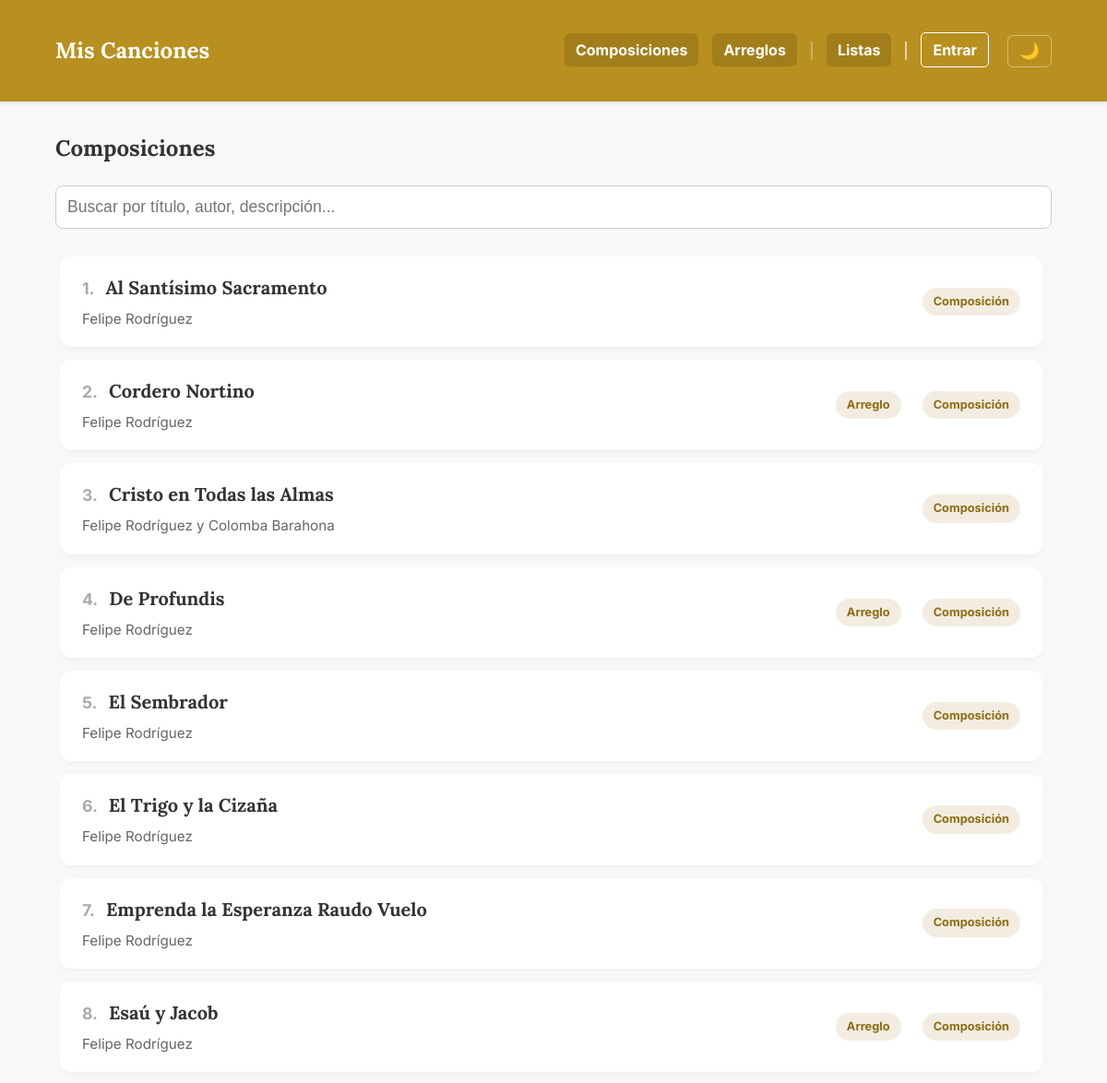
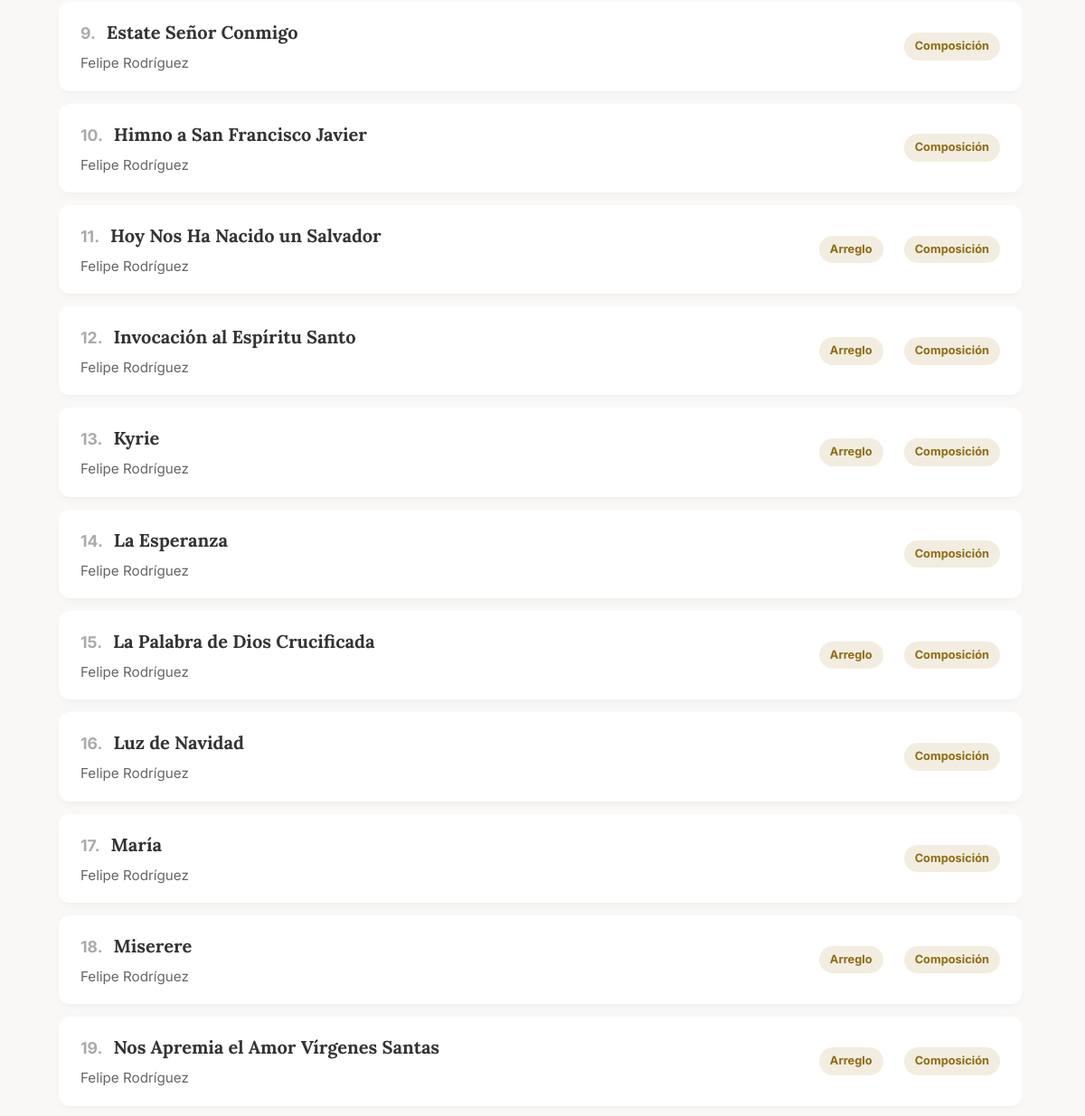
Before: /composiciones (upper part) with the older database file (2 pictures, top to bottom).
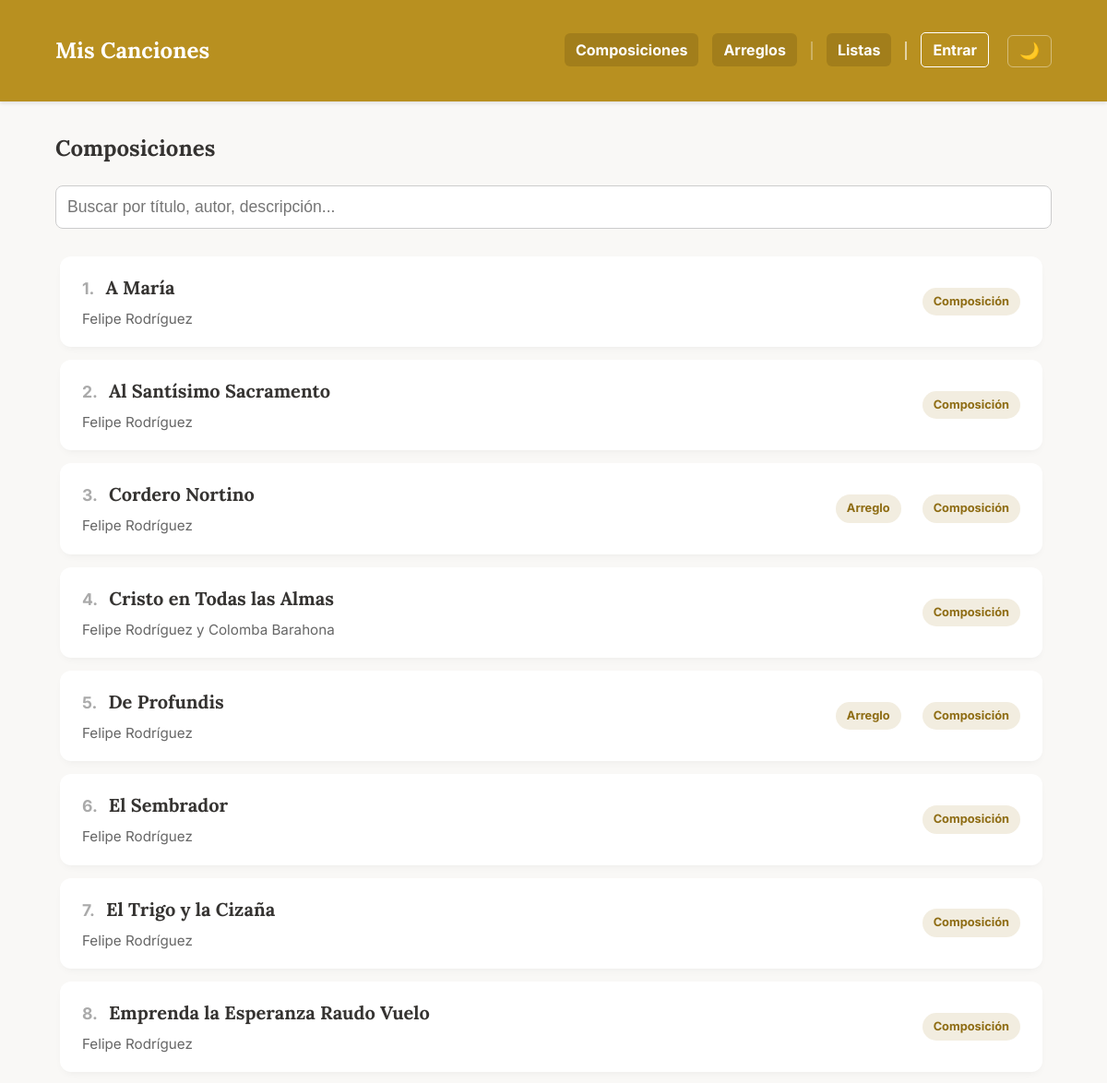
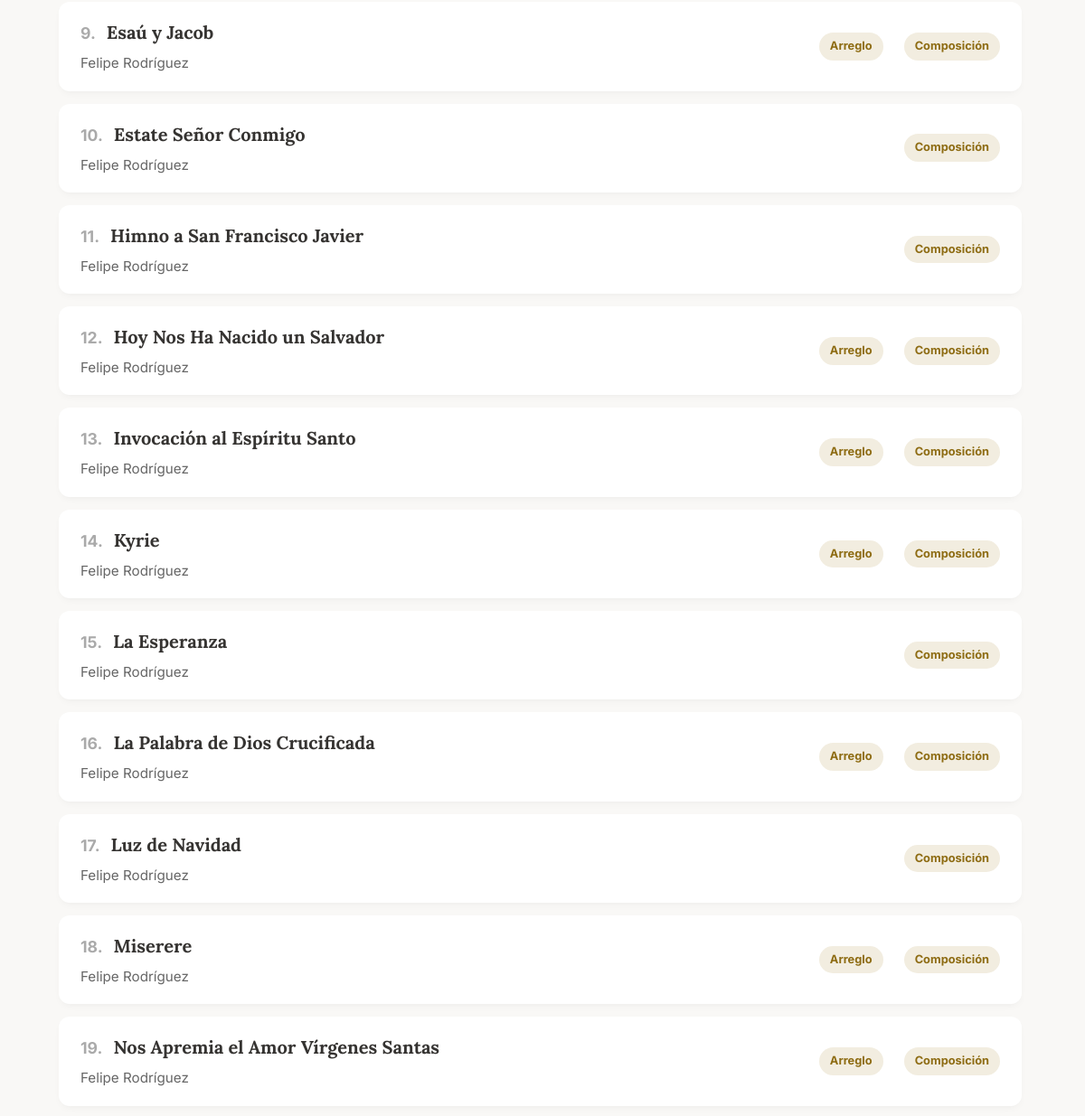
After: the same page with the newer database file (2 pictures, top to bottom).
### app.py (models this page shows, shortened)
class Cancion(db.Model):
    id = db.Column(db.Integer, primary_key=True)
    titulo = db.Column(db.String(150), nullable=False)
    musica = db.Column(db.String(100))
    letra = db.Column(db.String(100))
    adaptacion = db.Column(db.String(100))
    idioma = db.Column(db.String(50))
    dia = db.Column(db.Integer, nullable=True)
    mes = db.Column(db.Integer, nullable=True)
    anio = db.Column(db.Integer)
    descripcion = db.Column(db.Text)
    audio = db.Column(db.String(150))
    letras_acordes = db.Column(db.String(150)) # Antes 'partitura' (PDF)
    partitura = db.Column(db.String(150))      # Antes 'partitura_xml' (MusicXML)
    midi = db.Column(db.String(150))           # Archivo MIDI
    tags_json = db.Column(db.String(500))
    tipo = db.Column(db.String(50), nullable=False, default='local')
    categorias_json = db.Column(db.String(200))
    youtube_video_embed = db.Column(db.Text)
    youtube_audio_embed = db.Column(db.Text)
    @property
    def categorias(self):
        return json.loads(self.categorias_json) if self.categorias_json else []

### app.py (the view)
@app.route('/composiciones')
def ver_composiciones():
    base_songs = search_by_category("Composición")
    filtered_songs, search_query = search_songs(base_songs)
    filtered_songs.sort(key=lambda x: normalize_for_sorting(x.titulo))
    return render_template('composiciones.html', composiciones=filtered_songs, search_query=search_query, page_context='composiciones')

### app.py (called while the page is built, shortened)
@app.template_filter('sort_categories_for_page')
def sort_categories_for_page(categories, page_context='default'):
    sorted_cats = list(categories) # Crear una copia para no modificar la original
    if page_context == 'arreglos':
        sorted_cats.sort(key=lambda x: (x != 'Composición', x != 'Arreglo'))
    else:
        sorted_cats.sort(key=lambda x: (x != 'Arreglo', x != 'Composición'))
    return sorted_cats

@app.context_processor
def inject_last_update():
    try:
        with open('build_date.txt', 'r', encoding='utf-8') as f:
            date_str = f.read().strip()
    except Exception:
        date_str = "Desconocida"
    return dict(last_update=date_str)

def normalize_for_sorting(titulo):
    if not titulo:
        return ""
    titulo_normalizado = unidecode(titulo.lower())
    return "".join(c for c in titulo_normalizado if c.isalnum() or c.isspace()).strip()

def search_songs(base_songs):
    search_query = request.args.get('search', '').strip()
    if not search_query:
        return base_songs, search_query

### templates/composiciones.html
{% extends "base.html" %}
{% block content %}
    <h2>Composiciones</h2>
    {% include '_filters.html' %}
    <div class="lista-scroll" id="song-list-container">
        {% include '_song_list.html' %}
    </div>
{% endblock %}

### templates/_song_list.html
<div class="lista-composiciones">
    {% for obra in composiciones %}
        <a href="{{ url_for('ver_composicion', comp_id=obra.id, context=page_context, tag_name=tag_nombre, search=search_query, sort_by=sort_by) }}" class="tarjeta-obra">
            <div class="info-tarjeta">
                <div class="song-title-with-number">
                    <span class="song-number">{{ loop.index }}.</span>
                    <h3>{{ obra.titulo }}</h3>
                </div>
                <p>{{ obra.musica }}</p>
            </div>
            <div class="categoria-tags-container">
                {% if obra.categorias %}
                    {% for cat in obra.categorias | sort_categories_for_page(page_context) %}
                        <span class="categoria-tag">{{ cat }}</span>
                    {% endfor %}
                {% endif %}
            </div>
        </a>
    {% else %}
        <p style="padding: 20px;">No se encontraron canciones que coincidan con tu búsqueda.</p>
    {% endfor %}
</div>

Changed rows visible on the page:
changed Cancion: titulo "María" → "A María"; moves up the list
